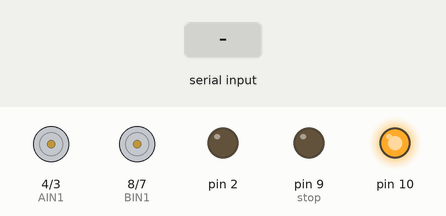
A sketch run on a simulated Arduino Uno, built with avr-gcc and run on an emulated ATmega328P. On the bench: motor-driver pin pairs drawn as motors (green arrow = first pin HIGH = forward, orange = second pin HIGH = backward, longer = more drive, scaled by the enable pin), output pins drawn as LEDs (lit = HIGH). The test bench sets the inputs (shaded band). What the sketch prints to the serial monitor is not drawn.

Above: at 1.7 s.
1.8 s: "a" received over the second serial link
At 3.0 s:
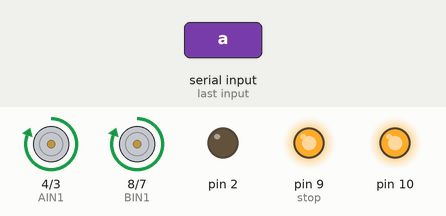
3.3 s: "h" received over the second serial link
At 4.3 s:
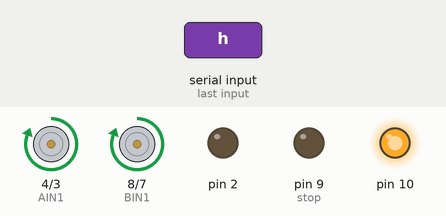
4.8 s: "b" received over the second serial link
At 5.3 s:
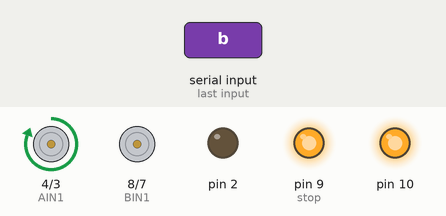
6.3 s: "i" received over the second serial link
At 7.5 s:
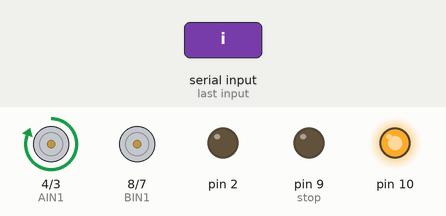
7.8 s: "c" received over the second serial link
At 9.0 s:
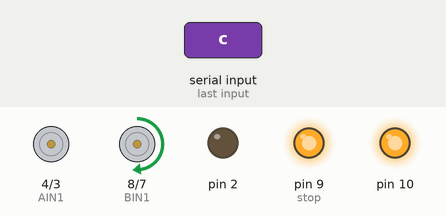
9.3 s: "d" received over the second serial link
At 10.1 s:
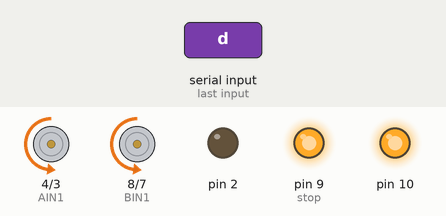
Timing chart, 0 to 11.8 s (numbered marks = the images above; inputs shaded):
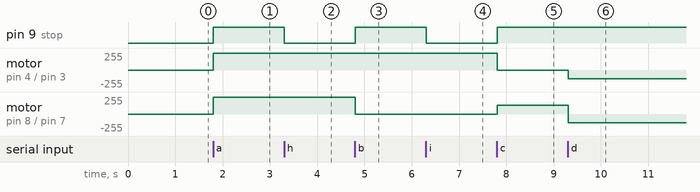

Measured:
- after the input at 1.8 s, pin 9 (stop): LOW → HIGH at once; motor on pin 4 (AIN1) / pin 3 (AIN2), motor on pin 8 (BIN1) / pin 7 (BIN2): stopped → forward 255/255 at once
- after the input at 3.3 s, pin 9 (stop): HIGH → LOW at once
- after the input at 4.8 s, pin 9 (stop): LOW → HIGH at once; motor on pin 8 (BIN1) / pin 7 (BIN2): forward 255/255 → stopped at once
- after the input at 6.3 s, pin 9 (stop): HIGH → LOW at once
- after the input at 7.8 s, pin 9 (stop): LOW → HIGH at once; motor on pin 4 (AIN1) / pin 3 (AIN2): forward 255/255 → stopped at once; motor on pin 8 (BIN1) / pin 7 (BIN2): stopped → forward 130/255 at once
- after the input at 9.3 s, motor on pin 4 (AIN1) / pin 3 (AIN2): stopped → backward 130/255 at once; motor on pin 8 (BIN1) / pin 7 (BIN2): forward 130/255 → backward 130/255 at once

The sketch:

bluecar.ino
```cpp
#include <SoftwareSerial.h>
#include <Wire.h>
SoftwareSerial BT(11,12);
char LEDstatus;
  int voice=0;
char leds;
int race=255;
void setup() {
BT.begin(9600);
Serial.begin(9600);
pinMode(2,OUTPUT);//播音
pinMode(3,OUTPUT);//AIN2
pinMode(4,OUTPUT);//AIN1
pinMode(5,OUTPUT);//PWMA
pinMode(6,OUTPUT);//PWMB
pinMode(7,OUTPUT);//BIN2
pinMode(8,OUTPUT);//BIN1
pinMode(9,OUTPUT);//stop
pinMode(10,OUTPUT);
digitalWrite(10,HIGH);
delay(500);
digitalWrite(10,LOW);

}
void forward(){
digitalWrite(3,LOW);
digitalWrite(4,HIGH);
analogWrite(5,race);
digitalWrite(9,HIGH);
analogWrite(6,race);
digitalWrite(7,LOW);
digitalWrite(8,HIGH);
  }
void back(){
digitalWrite(4,LOW);
digitalWrite(3,HIGH);
analogWrite(5,race);
digitalWrite(9,HIGH);
analogWrite(6,race);
digitalWrite(8,LOW);
digitalWrite(7,HIGH);
  }
void left(){
digitalWrite(3,LOW);
digitalWrite(4,HIGH);
analogWrite(5,race);
digitalWrite(9,HIGH);
digitalWrite(6,LOW);
digitalWrite(7,LOW);
digitalWrite(8,HIGH);
}
void right(){
digitalWrite(3,LOW);
digitalWrite(4,HIGH);
digitalWrite(5,LOW);
digitalWrite(9,HIGH);
analogWrite(6,race);
digitalWrite(7,LOW);
digitalWrite(8,HIGH);}
void stop1(){
  digitalWrite(9,LOW);
  }

void loop() {
digitalWrite(10,HIGH);
 if (BT.available()){
    LEDstatus=BT.read();
 Serial.println(LEDstatus);
 }
if (LEDstatus=='h'){
  race=255;}
else if (LEDstatus=='i'){
  race=130;}
if (LEDstatus=='a'){

  if (voice==1){
    digitalWrite(2,HIGH);}
    forward();}
else if (LEDstatus=='b'){

    if (voice==1){
    digitalWrite(2,HIGH);}
    left();}
else if(LEDstatus=='c'){

    if (voice==1){
    digitalWrite(2,HIGH);}
    right();}
else if (LEDstatus=='d'){

    if (voice==1){
    digitalWrite(2,HIGH);}
    back();}
else {

    if (voice==1){
    digitalWrite(2,LOW);}
    stop1();}
if (LEDstatus=='e'){
  voice=1;}
else if (LEDstatus=='f'){
  voice=0;
  }
if (voice==0){
  digitalWrite(2,LOW);}
Serial.print(LEDstatus);
delay(10);
}
```
